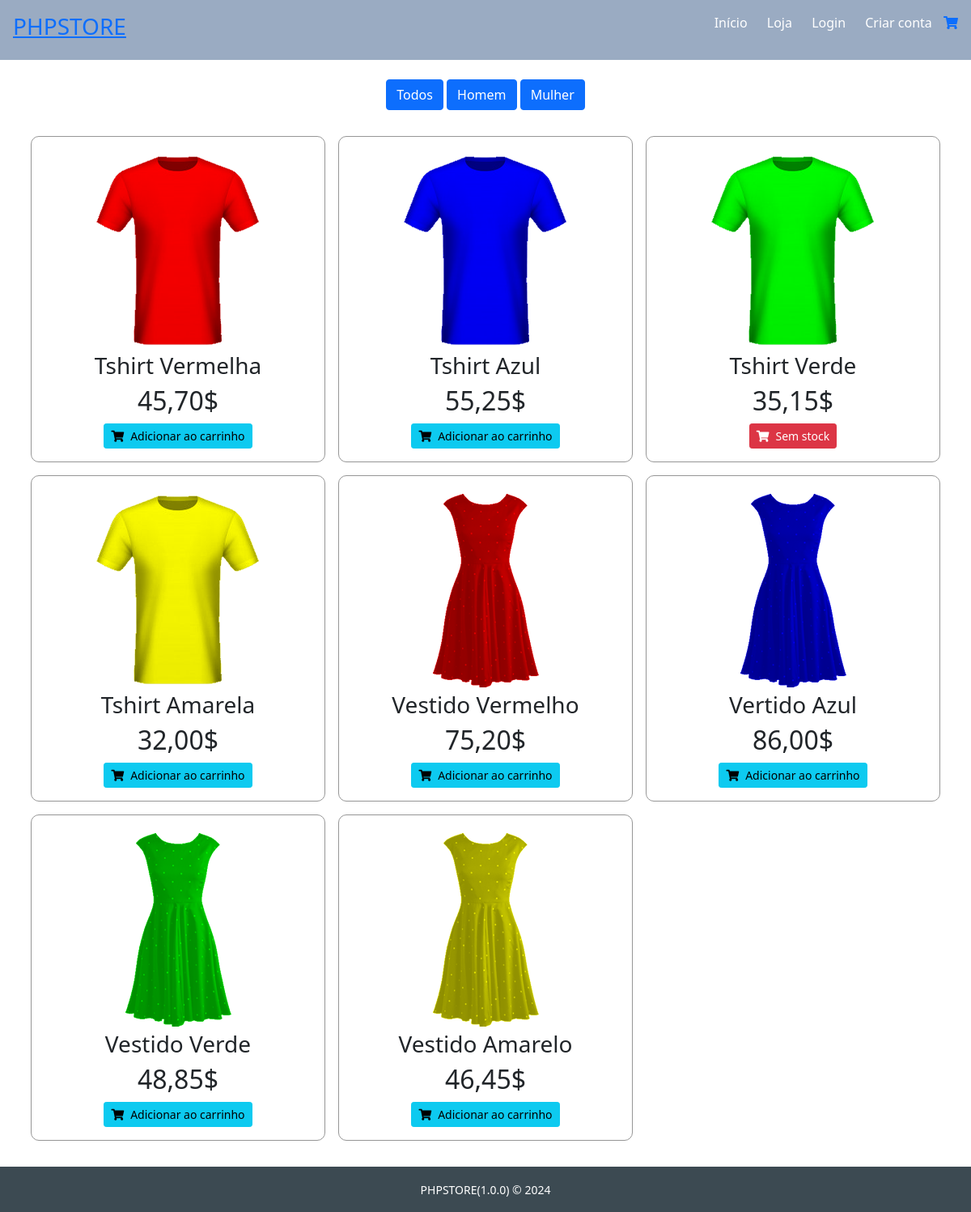
Page /?a=loja on the committed database.
### tables this page shows
CREATE TABLE IF NOT EXISTS `produtos` (
  `id_produto` int(10) unsigned NOT NULL AUTO_INCREMENT,
  `categoria` varchar(50) DEFAULT NULL,
  `nome_produto` varchar(50) DEFAULT NULL,
  `descricao` varchar(200) DEFAULT NULL,
  `imagem` varchar(200) DEFAULT NULL,
  `preco` decimal(6,2) DEFAULT NULL,
  `stock` int(11) DEFAULT NULL,
  `visivel` tinyint(4) DEFAULT NULL,
  `created_at` datetime DEFAULT NULL,
  `updated_at` datetime DEFAULT NULL,
  `deleted_at` datetime DEFAULT NULL,
  PRIMARY KEY (`id_produto`)
);

### core/controllers/Main.php (called while the page is built, shortened)
<?php
class Main
{
    public function loja()
    {
        $produtos = new Produtos();
        $c = 'todos';
        $lista_produtos = $produtos->lista_produtos_disponiveis($c);
        $lista_categorias = $produtos->lista_categorias();
        $dados = [
            'produtos' => $lista_produtos,
            'categorias' => $lista_categorias
        ];
        Store::Layout([
            'layouts/html_header',
            'layouts/header',
            'loja',
            'layouts/footer',
            'layouts/html_footer',
        ], $dados);
    }
}

### core/rotas.php (called while the page is built, shortened)
<?php
$rotas = [
    'inicio' => 'main@index',
    'loja' => 'main@loja',
    'novo_cliente' => 'main@novo_cliente',
    'criar_cliente' => 'main@criar_cliente',
    'confirmar_email' => 'main@confirmar_email',
    'login' => 'main@login',
    'login_submit' => 'main@login_submit',
    'logout' => 'main@logout',
    'perfil' => 'main@perfil',
    'alterar_dados_pessoais' => 'main@alterar_dados_pessoais',
    'alterar_dados_pessoais_submit' => 'main@alterar_dados_pessoais_submit',
    'alterar_password' => 'main@alterar_password',
    'alterar_password_submit' => 'main@alterar_password_submit',
    'historico_encomendas' => 'main@historico_encomendas',
    'detalhe_encomenda' => 'main@historico_encomendas_detalhe',
    'adicionar_carrinho' => 'carrinho@adicionar_carrinho',
    'remover_produto_carrinho' => 'carrinho@remover_produto_carrinho',
    'limpar_carrinho' => 'carrinho@limpar_carrinho',
    'carrinho' => 'carrinho@carrinho',
    'finalizar_encomenda' => 'carrinho@finalizar_encomenda',
    'finalizar_encomenda_resumo' => 'carrinho@finalizar_encomenda_resumo',
    'morada_alternativa' => 'carrinho@morada_alternativa',
    'confirmar_encomenda' => 'carrinho@confirmar_encomenda',
    'pagamento' => 'main@pagamento',
    'pdf' => 'main@criar_pdf'
];
$acao = 'inicio';
if(isset($_GET['a'])){
    if(!key_exists($_GET['a'], $rotas)){
        $acao = 'inicio';
    } else {
        $acao = $_GET['a'];
    }
}
$partes = explode('@',$rotas[$acao]);
$metodo = $partes[1];
$ctr = new $controlador();
$ctr->$metodo();

### public/index.php (called while the page is built, shortened)
<?php
require_once('../core/rotas.php');

### core/models/Produtos.php (called while the page is built, shortened)
<?php
class Produtos
{
    public function lista_produtos_disponiveis($categoria)
    {
        $bd = new Database();
        $sql = "SELECT * FROM produtos ";
        $sql .= "WHERE visivel = 1 ";
        $produtos = $bd->select($sql);
        return $produtos;
    }
    public function lista_categorias(){
        $bd = new Database();
        $resultados = $bd->select("SELECT DISTINCT categoria FROM produtos");
        $categorias = [];
        foreach($resultados as $resultado){
            array_push($categorias, $resultado->categoria);
        }
        return $categorias;
    }
}

### core/classes/Database.php (called while the page is built, shortened)
<?php
class Database{
    private $ligacao;
    private function ligar(){
        $this->ligacao = new PDO(
            'mysql:'.
            'host='.MYSQL_SERVER.';'.
            'dbname='.MYSQL_DATABASE.';'.
            'charset='.MYSQL_CHARSET,
            MYSQL_USER,
            MYSQL_PASS,
            array(PDO::ATTR_PERSISTENT => true)
        );
        $this->ligacao->setAttribute(PDO::ATTR_ERRMODE, PDO::ERRMODE_WARNING);
    }
    private function desligar(){
        $this->ligacao = null;
    }
    public function select($sql, $parametros = null){
        $sql = trim($sql);
        $resultados = null;
        try {
            if(!empty($parametros)){
                $executar = $this->ligacao->prepare($sql);
                $executar->execute($parametros);
                $resultados = $executar->fetchAll(PDO::FETCH_CLASS);
            } else {
                $executar = $this->ligacao->prepare($sql);
                $executar->execute();
                $resultados = $executar->fetchAll(PDO::FETCH_CLASS);
            }
        } catch (PDOException $e) {
            return false;
        }
        return $resultados;
    }
}

### core/views/loja.php (the view)
<div class="container espaco-fundo">
    <div class="row">
        <div class="col-12 text-center my-4">
            <a href="?a=loja&c=todos" class="btn btn-primary">Todos</a>
            <?php foreach ($categorias as $categoria) : ?>
                <a href="?a=loja&c=<?= $categoria ?>" class="btn btn-primary">
                    <?= ucfirst(preg_replace("/\_/", " ", $categoria)) ?>
                </a>
            <?php endforeach; ?>
        </div>
    </div>
    <div class="row">
        <?php if (count($produtos) == 0) : ?>
            <div class="text-center my-5">
                <h3>Não existem produtos disponíveis.</h3>
            </div>
        <?php else : ?>
            <?php foreach ($produtos as $produto) : ?>
                <div class="col-sm-4 col-6 p-2">
                    <div class="text-center p-3 box-produto">
                        <img src="assets/images/produtos/<?= $produto->imagem ?>" class="img-fluid">
                        <h3><?= $produto->nome_produto ?></h3>
                        <h2><?= preg_replace("/\./", ",", $produto->preco) . '$' ?></h2>
                        <div>
                            <?php if($produto->stock > 0):?>
                                <button class="btn btn-info btn-sm" onclick="adicionar_carrinho(<?= $produto->id_produto ?>)"><i class="fas fa-shopping-cart me-2"></i>Adicionar ao carrinho</button>
                            <?php else:?>
                                <button class="btn btn-danger btn-sm"><i class="fas fa-shopping-cart me-2"></i>Sem stock</button>
                            <?php endif;?>
                        </div>
                    </div>
                </div>
            <?php endforeach; ?>
        <?php endif ?>
    </div>
</div>

### core/classes/Store.php (shortened to what this page needs)
<?php
class Store{
    public static function Layout($estruturas, $dados = null){
        foreach($estruturas as $estrutura){
            include("../core/views/$estrutura.php");
        }
    }
    public static function clienteLogado(){
        return isset($_SESSION['cliente']);
    }
}

### core/views/layouts/html_header.php (shortened to what this page needs)
<!DOCTYPE html>
<html lang="en">
<head>
    <link rel="stylesheet" href="assets/css/bootstrap.min.css">
    <link rel="stylesheet" href="assets/css/all.min.css">
    <link rel="stylesheet" href="assets/css/app.css">
</head>
<body>

### core/views/layouts/header.php (shortened to what this page needs)
<div class="container-fluid navegacao">
    <div class="row">
        <div class="col-6 p-3">
            <a href="?a=inicio">
                <h3><?= APP_NAME ?></h3>
            </a>
        </div>
        <div class="col-6 text-end p-3">
            <a href="?a=inicio" class="nav-item">Início</a>
            <a href="?a=loja" class="nav-item">Loja</a>
            <?php if(Store::clienteLogado()):?>
                <a href="?a=perfil"><i class="fas fa-user"></i> <?= $_SESSION['usuario']?></a>
                <a href="?a=logout" class="nav-item"><i class="fas fa-sign-out-alt"></i></a>
            <?php else:?>
                <a href="?a=login" class="nav-item">Login</a>
                <a href="?a=novo_cliente" class="nav-item">Criar conta</a>
            <?php endif;?>
            <a href="?a=carrinho"><i class="fas fa-shopping-cart"></i></a>
        </div>
    </div>
</div>

### core/views/layouts/footer.php
<div class="container-fluid fixed-bottom rodape">
    <div class="row">
        <div class="col-12 text-center p-3">
            <small><?= APP_NAME .'('.APP_VERSION.') &copy; ' . date('Y')?></small>
        </div>
    </div>
</div>

### core/views/layouts/html_footer.php (shortened to what this page needs)
</body>
</html>

### public/assets/css/app.css (style rules this page uses)
.navegacao { background-color: rgb(154, 171, 194); color: black; }
.rodape { background-color: rgb(60, 74, 82); color: white; }
.nav-item { text-decoration: none; color: white; margin: 0px 10px; }
.espaco-fundo { margin-bottom: 80px; }
.box-produto { border:1px solid rgb(150,150,150); border-radius: 10px; }

### rows in the picture
produtos: imagem (picture), nome_produto "Tshirt Vermelha", preco "45,70"
produtos: imagem (picture), nome_produto "Tshirt Azul", preco "55,25"
produtos: imagem (picture), nome_produto "Tshirt Verde", preco "35,15", stock 0 (drawn)
produtos: imagem (picture), nome_produto "Tshirt Amarela", preco "32,00"
produtos: imagem (picture), nome_produto "Vestido Vermelho", preco "75,20"
produtos: imagem (picture), nome_produto "Vertido Azul", preco "86,00"
produtos: imagem (picture), nome_produto "Vestido Verde", preco "48,85"
produtos: imagem (picture), nome_produto "Vestido Amarelo", preco "46,45"

### other values in the picture
preg_replace("/\_/", " ", $categoria) "Homem"
preg_replace("/\_/", " ", $categoria) "Mulher"
